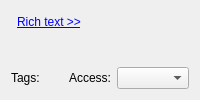
       <widget class="QWidget" name="mGeneralTab">
        <attribute name="title">
         <string comment="@title:tab General settings for an event or to-do">General</string>
        </attribute>
        <layout class="QGridLayout" name="gridLayout_9">
         <item row="2" column="1">
          <widget class="Akonadi::TagWidget" name="mTagWidget" native="true"/>
         </item>
         <item row="2" column="2">
          <widget class="QLabel" name="mSecrecyLabel">
           <property name="sizePolicy">
            <sizepolicy hsizetype="Fixed" vsizetype="Preferred">
             <horstretch>0</horstretch>
             <verstretch>0</verstretch>
            </sizepolicy>
           </property>
           <property name="toolTip">
            <string comment="@info:tooltip">Set the secrecy level</string>
           </property>
           <property name="whatsThis">
            <string comment="@info:whatsthis">Sets whether the access to this event or to-do is restricted. Please note that KOrganizer currently does not use this setting, so the implementation of the restrictions will depend on the groupware server. This means that events or to-dos marked as private or confidential may be visible to others.</string>
           </property>
           <property name="text">
            <string comment="@label:listbox sets the privacy option of the event or to-do">Access:</string>
           </property>
           <property name="alignment">
            <set>Qt::AlignRight|Qt::AlignTrailing|Qt::AlignVCenter</set>
           </property>
          </widget>
         </item>
         <item row="0" column="0" colspan="4">
          <layout class="QHBoxLayout" name="horizontalLayout_6">
           <item>
            <widget class="QWidget" name="mEditToolBarPlaceHolder" native="true"/>
           </item>
           <item>
            <widget class="QLabel" name="mRichTextLabel">
             <property name="sizePolicy">
              <sizepolicy hsizetype="Fixed" vsizetype="Preferred">
               <horstretch>0</horstretch>
               <verstretch>0</verstretch>
              </sizepolicy>
             </property>
             <property name="text">
              <string comment="@label">&lt;a href=\&quot;hide\&quot;&gt;Rich text &amp;gt;&amp;gt;&lt;/a&gt;</string>
             </property>
             <property name="textFormat">
              <enum>Qt::RichText</enum>
             </property>
            </widget>
           </item>
           <item>
            <spacer name="horizontalSpacer_9">
             <property name="orientation">
              <enum>Qt::Horizontal</enum>
             </property>
             <property name="sizeHint" stdset="0">
              <size>
               <width>40</width>
               <height>20</height>
              </size>
             </property>
            </spacer>
           </item>
          </layout>
         </item>
         <item row="2" column="0">
          <widget class="QLabel" name="mCategoryLabel">
           <property name="sizePolicy">
            <sizepolicy hsizetype="Fixed" vsizetype="Preferred">
             <horstretch>0</horstretch>
             <verstretch>0</verstretch>
            </sizepolicy>
           </property>
           <property name="text">
            <string comment="@label">Tags:</string>
           </property>
          </widget>
         </item>
         <item row="2" column="3">
          <widget class="QComboBox" name="mSecrecyCombo">
           <property name="toolTip">
            <string comment="@info:tooltip">Set the secrecy level</string>
           </property>
           <property name="whatsThis">
            <string comment="@info:whatsthis">Sets whether the access to this event or to-do is restricted. Please note that KOrganizer currently does not use this setting, so the implementation of the restrictions will depend on the groupware server. This means that events or to-dos marked as private or confidential may be visible to others.</string>
           </property>
          </widget>
         </item>
         <item row="1" column="0" colspan="4">
          <widget class="KPIMTextEdit::RichTextComposerWidget" name="mDescriptionEdit"/>
         </item>
        </layout>
       </widget>
